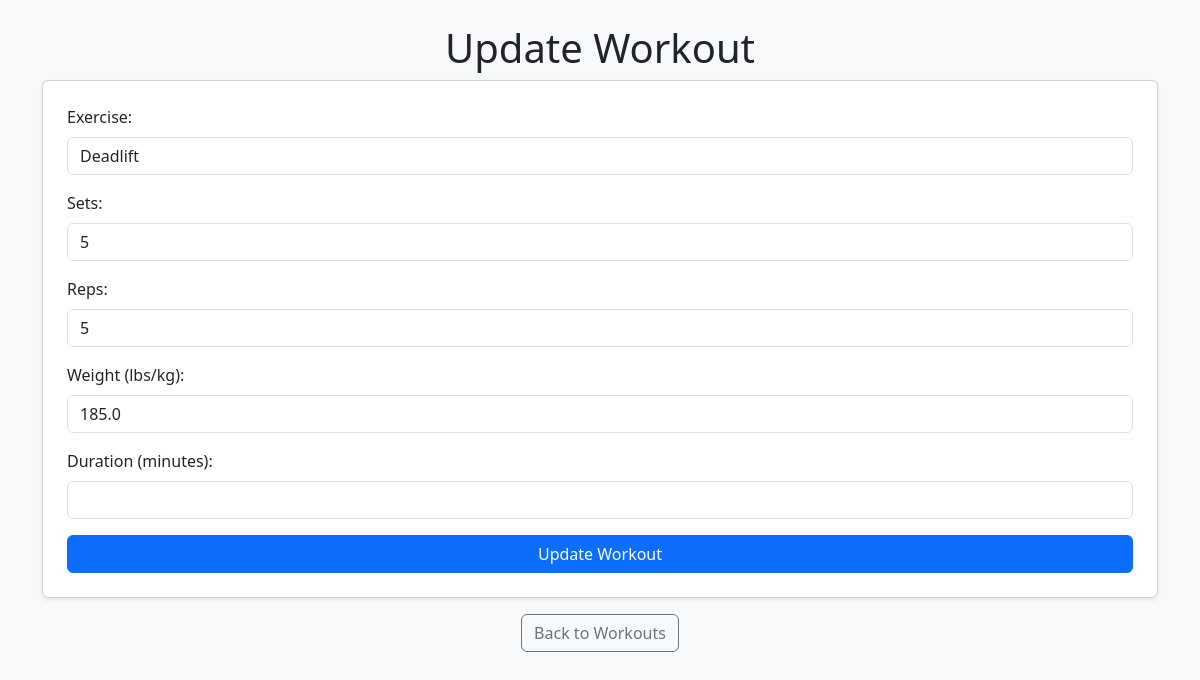
/update/23/2025-01-17, run on an earlier commit of the app's database.
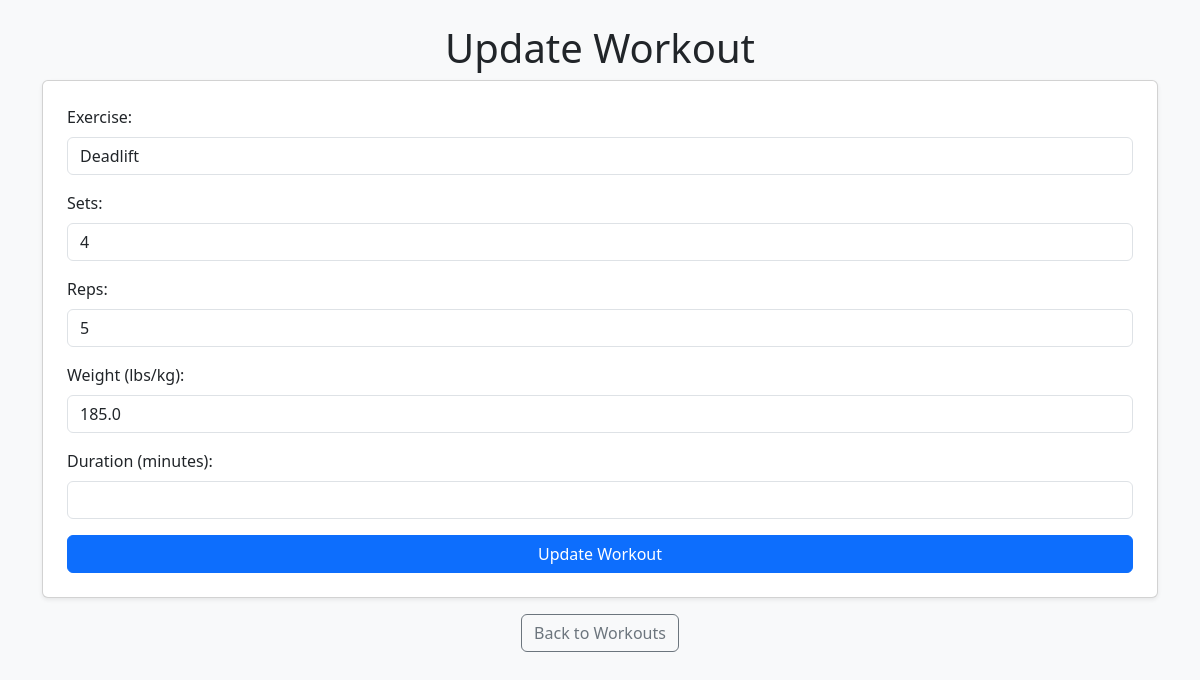
And on a later commit of the database.
### tables this page shows
CREATE TABLE Workouts (
    id INTEGER PRIMARY KEY AUTOINCREMENT,
    date TEXT NOT NULL,
    exercise TEXT NOT NULL,
    sets INTEGER,
    reps INTEGER,
    weight REAL,
    duration REAL
);

### app.py (the view, shortened to what this page needs)
@app.route("/update/<int:id>/<date>", methods=["GET", "POST"])
def update_workout(id, date):
    conn = get_db_connection()
    workout = conn.execute("SELECT * FROM Workouts WHERE id = ?", (id,)).fetchone()
    conn.close()
    return render_template("update.html", workout=workout, date=date)

### app.py (called while the page is built)
def get_db_connection():
    conn = sqlite3.connect(DATABASE)
    conn.row_factory = sqlite3.Row
    return conn

### templates/update.html (shortened to what this page needs)
<!DOCTYPE html>
<html lang="en">
<head>
    <link href="https://cdn.jsdelivr.net/npm/bootstrap@5.3.0/dist/css/bootstrap.min.css" rel="stylesheet">
</head>
<body class="bg-light">
    <div class="container mt-4">
        <h1 class="text-center">Update Workout</h1>
        <div class="card shadow-sm p-4">
            <form method="post">
                <div class="mb-3">
                    <label for="exercise" class="form-label">Exercise:</label>
                    <input type="text" class="form-control" id="exercise" name="exercise" value="{{ workout['exercise'] }}" required>
                </div>
                <div class="mb-3">
                    <label for="sets" class="form-label">Sets:</label>
                    <input type="number" class="form-control" id="sets" name="sets" value="{{ workout['sets'] }}">
                </div>
                <div class="mb-3">
                    <label for="reps" class="form-label">Reps:</label>
                    <input type="number" class="form-control" id="reps" name="reps" value="{{ workout['reps'] }}">
                </div>
                <div class="mb-3">
                    <label for="weight" class="form-label">Weight (lbs/kg):</label>
                    <input type="number" step="0.1" class="form-control" id="weight" name="weight" value="{{ workout['weight'] }}">
                </div>
                <div class="mb-3">
                    <label for="duration" class="form-label">Duration (minutes):</label>
                    <input type="number" step="0.1" class="form-control" id="duration" name="duration" value="{{ workout['duration'] }}">
                </div>
                <div class="d-grid">
                    <button type="submit" class="btn btn-primary">Update Workout</button>
                </div>
            </form>
        </div>
        <div class="text-center mt-3">
            <a href="/day/{{ date }}" class="btn btn-outline-secondary">Back to Workouts</a>
        </div>
    </div>
</body>
</html>

What changed in the data, as far as the page shows it:
changed Workouts "Deadlift": sets "5" → "4"
